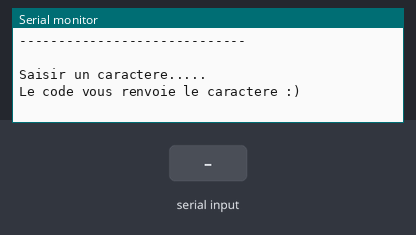
The sketch below on a simulated Arduino Uno, built with avr-gcc and run on an emulated ATmega328P. On the bench: the last lines printed to the serial monitor. Inputs (shaded band) come from the test bench.

Above: at 1.3 s.
1.4 s: byte 30 received over Serial
At 1.9 s:
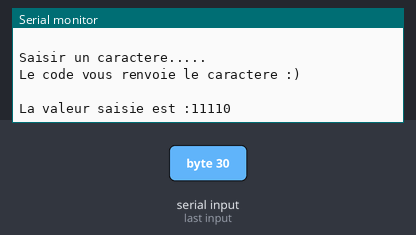
2.9 s: byte 90 received over Serial
At 4.2 s:
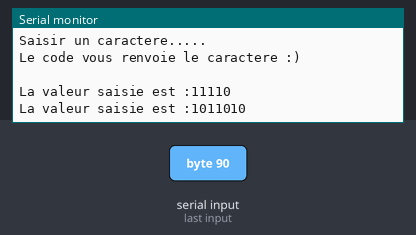
4.4 s: byte 120 received over Serial
At 6.2 s:
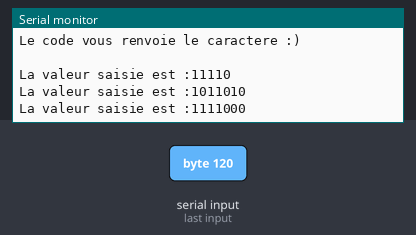

Measured:
- after the input at 1.4 s, the serial monitor: prints a new line at once (image 1)
- after the input at 2.9 s, the serial monitor: prints a new line after 0.50 s (image 2)
- after the input at 4.4 s, the serial monitor: prints a new line after 1.0 s (image 3)

The sketch:

Communication_serie_lettreA.ino
```cpp
int DonneeEntrante=0;
void setup() {
Serial.begin(9600);
Serial.println("-----------------------------");
Serial.println("|    Communication serie    |");
Serial.println("-----------------------------");
Serial.print("\n \n");//retour ligne
Serial.println("Saisir un caractere.....");
Serial.println("Le code vous renvoie le caractere :)");
Serial.print("\n \n");//retour ligne
}

void loop() {
if (Serial.available()>0){DonneeEntrante=Serial.read();
Serial.print("La valeur saisie est :");
Serial.println(DonneeEntrante,BIN);//HEX pour héxadécimal, BIN pour binaire, DEC pour décimal
delay(2000);}
}
```
